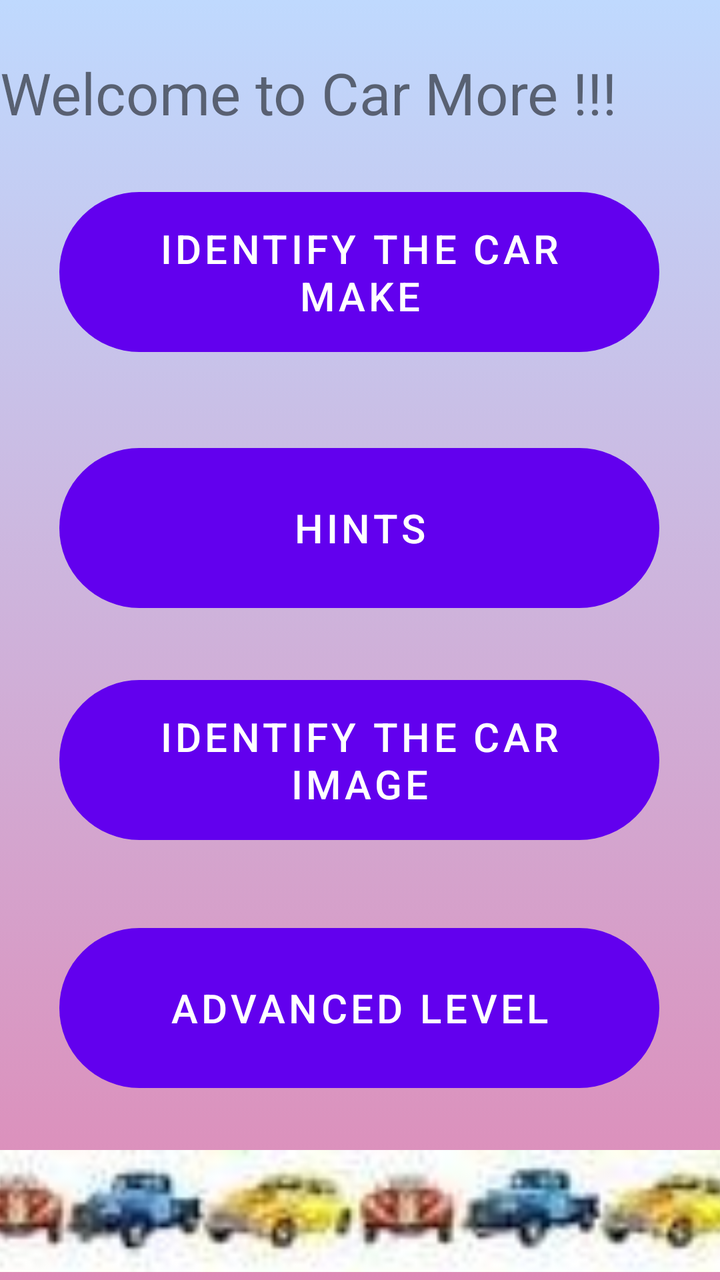
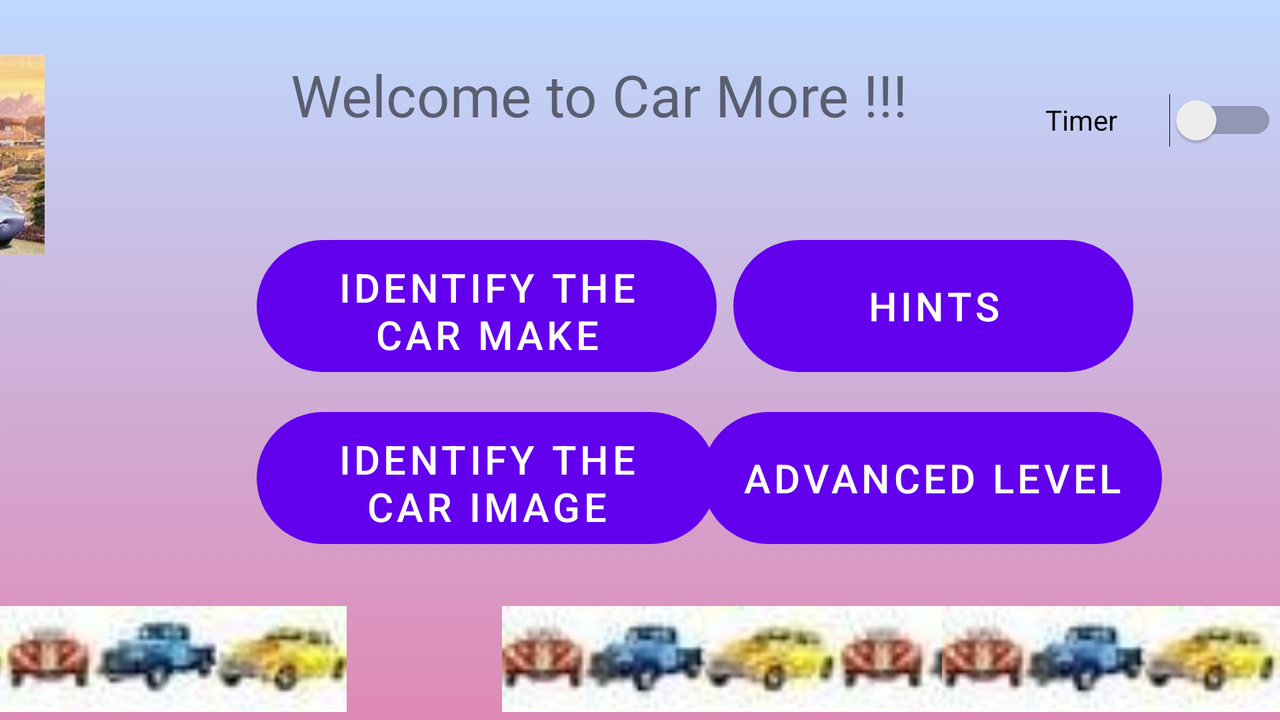

Two renders of one Android screen. The first uses the default layout on a phone; the second uses the alternative layout the repository ships for a different screen configuration, on a matching device. The two XML files are below.
<!-- AndroidManifest.xml: application theme Theme.CourseWork -->
<!-- res/layout/activity_main.xml -->
<?xml version="1.0" encoding="utf-8"?>
<RelativeLayout xmlns:android="http://schemas.android.com/apk/res/android"
    xmlns:app="http://schemas.android.com/apk/res-auto"
    xmlns:tools="http://schemas.android.com/tools"
    android:layout_width="match_parent"
    android:layout_height="match_parent"
    tools:context=".MainActivity"
    android:background="@drawable/menu_background">

    <androidx.constraintlayout.widget.ConstraintLayout
        android:layout_width="match_parent"
        android:layout_height="match_parent">

        <Button
            android:id="@+id/button4"
            android:layout_width="300dp"
            android:layout_height="80dp"
            android:layout_marginBottom="96dp"
            android:background="@drawable/menu_button"
            android:text="Advanced Level"
            android:textSize="20sp"
            app:layout_constraintBottom_toBottomOf="parent"
            app:layout_constraintEnd_toEndOf="parent"
            app:layout_constraintHorizontal_bias="0.494"
            app:layout_constraintStart_toStartOf="parent" />

        <Button
            android:id="@+id/button3"
            android:layout_width="300dp"
            android:layout_height="80dp"
            android:layout_marginBottom="44dp"
            android:textSize="20sp"
            android:background="@drawable/menu_button"
            android:text="Identify the car image"
            app:layout_constraintBottom_toTopOf="@+id/button4"
            app:layout_constraintEnd_toEndOf="parent"
            app:layout_constraintHorizontal_bias="0.495"
            app:layout_constraintStart_toStartOf="parent" />

        <Button
            android:id="@+id/button2"
            android:layout_width="300dp"
            android:layout_height="80dp"
            android:layout_marginBottom="36dp"
            android:background="@drawable/menu_button"
            android:textSize="20sp"
            android:text="Hints"
            app:layout_constraintBottom_toTopOf="@+id/button3"
            app:layout_constraintEnd_toEndOf="parent"
            app:layout_constraintHorizontal_bias="0.495"
            app:layout_constraintStart_toStartOf="parent" />

        <Button
            android:id="@+id/button"
            android:layout_width="300dp"
            android:layout_height="80dp"
            android:layout_marginBottom="48dp"
            android:background="@drawable/menu_button"
            android:textSize="20sp"
            android:text="Identify the car make"
            app:layout_constraintBottom_toTopOf="@+id/button2"
            app:layout_constraintEnd_toEndOf="parent"
            app:layout_constraintHorizontal_bias="0.495"
            app:layout_constraintStart_toStartOf="parent" />

        <TextView
            android:id="@+id/textView"
            android:layout_width="360dp"
            android:layout_height="67dp"
            android:text="Welcome to Car More !!!"
            android:textSize="29sp"
            app:layout_constraintBottom_toBottomOf="parent"
            app:layout_constraintLeft_toLeftOf="parent"
            app:layout_constraintRight_toRightOf="parent"
            app:layout_constraintTop_toTopOf="parent"
            app:layout_constraintVertical_bias="0.047" />

        <ImageView
            android:id="@+id/imageViewcar2"
            android:layout_width="546dp"
            android:layout_height="61dp"
            android:layout_marginBottom="4dp"
            app:layout_constraintBottom_toBottomOf="parent"
            app:layout_constraintEnd_toEndOf="parent"
            app:layout_constraintHorizontal_bias="0.503"
            app:layout_constraintStart_toStartOf="parent"
            app:srcCompat="@drawable/border" />

        <Switch
            android:id="@+id/timer"
            android:layout_width="116dp"
            android:layout_height="52dp"
            android:checked="false"
            android:switchPadding="5dp"
            android:text="Timer"
            app:layout_constraintBottom_toTopOf="@+id/button"
            app:layout_constraintEnd_toEndOf="parent"
            app:layout_constraintHorizontal_bias="0.87"
            app:layout_constraintStart_toStartOf="parent"
            app:layout_constraintTop_toBottomOf="@+id/textView"
            app:layout_constraintVertical_bias="0.0"
            tools:checked="false" />
    </androidx.constraintlayout.widget.ConstraintLayout>

</RelativeLayout>
<!-- resources referenced by this layout -->
<resources>
  <!-- drawable border: jpeg bitmap (drawable, 2011 bytes) -->
  <!-- drawable menu_background (drawable) -->
  <?xml version="1.0" encoding="utf-8"?>
  <selector xmlns:android="http://schemas.android.com/apk/res/android">
      <item>
          <shape>
              <gradient android:angle="90"
                  android:startColor="#df89b5"
                  android:endColor="#bfd9fe"
                  android:type="linear">
  
              </gradient>
          </shape>
      </item>
  </selector>
  <!-- drawable menu_button (drawable) -->
  <?xml version="1.0" encoding="utf-8"?>
  <shape xmlns:android="http://schemas.android.com/apk/res/android" android:shape="rectangle" >
  
  
      <corners
  
      android:radius="999dp"/>
  
  </shape>
  <style name="Theme.CourseWork" parent="Theme.MaterialComponents.DayNight.DarkActionBar">
          
          <item name="colorPrimary">@color/purple_500</item>
          <item name="colorPrimaryVariant">@color/purple_700</item>
          <item name="colorOnPrimary">@color/white</item>
          
          <item name="colorSecondary">@color/teal_200</item>
          <item name="colorSecondaryVariant">@color/teal_700</item>
          <item name="colorOnSecondary">@color/black</item>
          
          <item name="android:statusBarColor" tools:targetApi="l">?attr/colorPrimaryVariant</item>
          
      </style>
</resources>
<!-- res/layout-land/activity_main.xml (the repository's variant of the layout above) -->
<!-- drawn on the phone turned sideways -->
<?xml version="1.0" encoding="utf-8"?>
<RelativeLayout xmlns:android="http://schemas.android.com/apk/res/android"
    xmlns:app="http://schemas.android.com/apk/res-auto"
    xmlns:tools="http://schemas.android.com/tools"
    android:layout_width="match_parent"
    android:layout_height="match_parent"
    tools:context=".MainActivity"
    android:background="@drawable/menu_background">

    <androidx.constraintlayout.widget.ConstraintLayout
        android:layout_width="match_parent"
        android:layout_height="match_parent">

        <Button
            android:id="@+id/button4"
            android:layout_width="230dp"
            android:layout_height="66dp"
            android:layout_marginBottom="88dp"
            android:background="@drawable/menu_button"
            android:text="Advanced Level"
            android:textSize="20sp"
            app:layout_constraintBottom_toBottomOf="parent"
            app:layout_constraintEnd_toEndOf="parent"
            app:layout_constraintHorizontal_bias="0.856"
            app:layout_constraintStart_toStartOf="parent" />

        <Button
            android:id="@+id/button3"
            android:layout_width="230dp"
            android:layout_height="66dp"
            android:layout_marginBottom="88dp"
            android:background="@drawable/menu_button"
            android:text="Identify the car image"
            android:textSize="20sp"
            app:layout_constraintBottom_toBottomOf="parent"
            app:layout_constraintEnd_toEndOf="parent"
            app:layout_constraintHorizontal_bias="0.313"
            app:layout_constraintStart_toStartOf="parent" />

        <Button
            android:id="@+id/button2"
            android:layout_width="200dp"
            android:layout_height="66dp"
            android:layout_marginBottom="20dp"
            android:background="@drawable/menu_button"
            android:text="Hints"
            android:textSize="20sp"
            app:layout_constraintBottom_toTopOf="@+id/button4"
            app:layout_constraintEnd_toEndOf="parent"
            app:layout_constraintHorizontal_bias="0.833"
            app:layout_constraintStart_toStartOf="parent" />

        <Button
            android:id="@+id/button"
            android:layout_width="230dp"
            android:layout_height="66dp"
            android:layout_marginBottom="20dp"
            android:background="@drawable/menu_button"
            android:text="Identify the car make"
            android:textSize="20sp"
            app:layout_constraintBottom_toTopOf="@+id/button3"
            app:layout_constraintEnd_toEndOf="parent"
            app:layout_constraintHorizontal_bias="0.313"
            app:layout_constraintStart_toStartOf="parent" />

        <TextView
            android:id="@+id/textView"
            android:layout_width="375dp"
            android:layout_height="67dp"
            android:text="Welcome to Car More !!!"
            android:textSize="29sp"
            app:layout_constraintBottom_toBottomOf="parent"
            app:layout_constraintHorizontal_bias="0.548"
            app:layout_constraintLeft_toLeftOf="parent"
            app:layout_constraintRight_toRightOf="parent"
            app:layout_constraintTop_toTopOf="parent"
            app:layout_constraintVertical_bias="0.095" />

        <ImageView
            android:id="@+id/imageViewcar3"
            android:layout_width="737dp"
            android:layout_height="53dp"
            android:layout_marginStart="52dp"
            android:layout_marginLeft="52dp"
            android:layout_marginBottom="4dp"
            app:layout_constraintBottom_toBottomOf="parent"
            app:layout_constraintStart_toStartOf="parent"
            app:srcCompat="@drawable/border" />

        <ImageView
            android:id="@+id/imageView4"
            android:layout_width="737dp"
            android:layout_height="53dp"
            android:layout_marginStart="272dp"
            android:layout_marginLeft="272dp"
            android:layout_marginBottom="4dp"
            app:layout_constraintBottom_toBottomOf="parent"
            app:layout_constraintStart_toStartOf="parent"
            app:srcCompat="@drawable/border" />

        <ImageView
            android:id="@+id/imageView5"
            android:layout_width="737dp"
            android:layout_height="53dp"
            android:layout_marginEnd="268dp"
            android:layout_marginRight="268dp"
            android:layout_marginBottom="4dp"
            app:layout_constraintBottom_toBottomOf="parent"
            app:layout_constraintEnd_toEndOf="parent"
            app:srcCompat="@drawable/border" />

        <ImageView
            android:id="@+id/imageView6"
            android:layout_width="180dp"
            android:layout_height="100dp"
            android:layout_marginEnd="608dp"
            android:layout_marginRight="608dp"
            app:layout_constraintBottom_toBottomOf="parent"
            app:layout_constraintEnd_toEndOf="parent"
            app:layout_constraintTop_toTopOf="parent"
            app:layout_constraintVertical_bias="0.105"
            app:srcCompat="@drawable/car" />

        <Switch
            android:id="@+id/timer"
            android:layout_width="116dp"
            android:layout_height="52dp"
            android:checked="false"
            android:switchPadding="5dp"
            android:text="Timer"
            app:layout_constraintBottom_toTopOf="@+id/button2"
            app:layout_constraintEnd_toEndOf="parent"
            app:layout_constraintHorizontal_bias="0.594"
            app:layout_constraintStart_toEndOf="@+id/textView"
            app:layout_constraintTop_toTopOf="parent"
            tools:checked="false" />
    </androidx.constraintlayout.widget.ConstraintLayout>

</RelativeLayout>
<!-- resources referenced by the variant -->
<!-- as the phone turned sideways resolves them -->
<resources>
  <!-- drawable border: jpeg bitmap (drawable, 2011 bytes) -->
  <!-- drawable car: jpg bitmap (drawable, 11887 bytes) -->
  <!-- drawable menu_background (drawable) -->
  <?xml version="1.0" encoding="utf-8"?>
  <selector xmlns:android="http://schemas.android.com/apk/res/android">
      <item>
          <shape>
              <gradient android:angle="90"
                  android:startColor="#df89b5"
                  android:endColor="#bfd9fe"
                  android:type="linear">
  
              </gradient>
          </shape>
      </item>
  </selector>
  <!-- drawable menu_button (drawable) -->
  <?xml version="1.0" encoding="utf-8"?>
  <shape xmlns:android="http://schemas.android.com/apk/res/android" android:shape="rectangle" >
  
  
      <corners
  
      android:radius="999dp"/>
  
  </shape>
  <style name="Theme.CourseWork" parent="Theme.MaterialComponents.DayNight.DarkActionBar">
          
          <item name="colorPrimary">@color/purple_500</item>
          <item name="colorPrimaryVariant">@color/purple_700</item>
          <item name="colorOnPrimary">@color/white</item>
          
          <item name="colorSecondary">@color/teal_200</item>
          <item name="colorSecondaryVariant">@color/teal_700</item>
          <item name="colorOnSecondary">@color/black</item>
          
          <item name="android:statusBarColor" tools:targetApi="l">?attr/colorPrimaryVariant</item>
          
      </style>
</resources>
